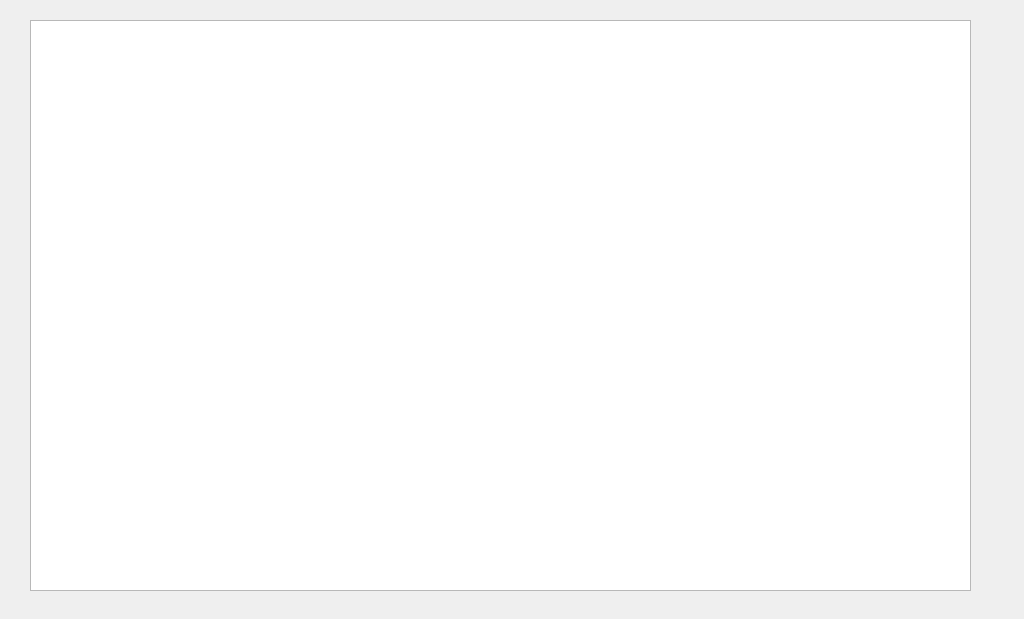
<?xml version="1.0" encoding="UTF-8"?>
<ui version="4.0">
 <class>editFamilyWindow</class>
 <widget class="QWidget" name="editFamilyWindow">
  <property name="geometry">
   <rect>
    <x>0</x>
    <y>0</y>
    <width>1024</width>
    <height>619</height>
   </rect>
  </property>
  <property name="windowTitle">
   <string>Form</string>
  </property>
  <widget class="QGraphicsView" name="graphicsView">
   <property name="geometry">
    <rect>
     <x>30</x>
     <y>20</y>
     <width>941</width>
     <height>571</height>
    </rect>
   </property>
  </widget>
 </widget>
 <resources/>
 <connections/>
</ui>
